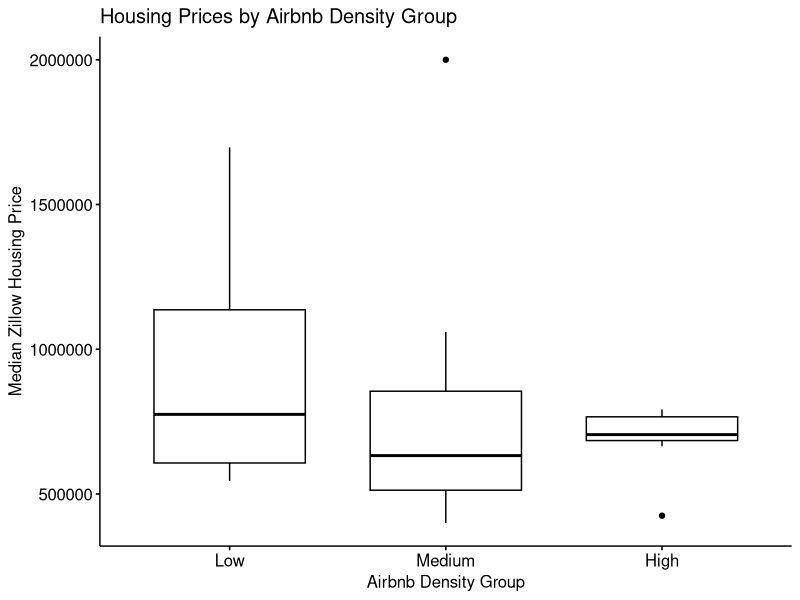
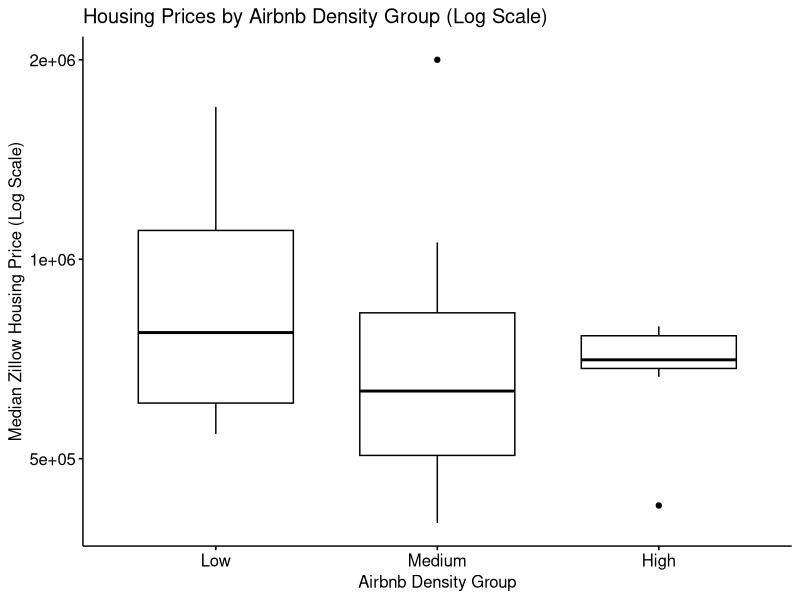
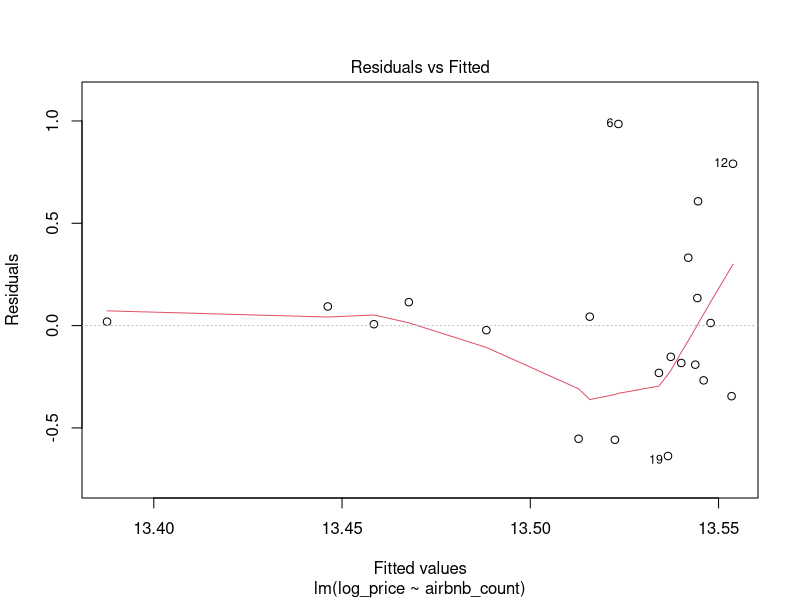
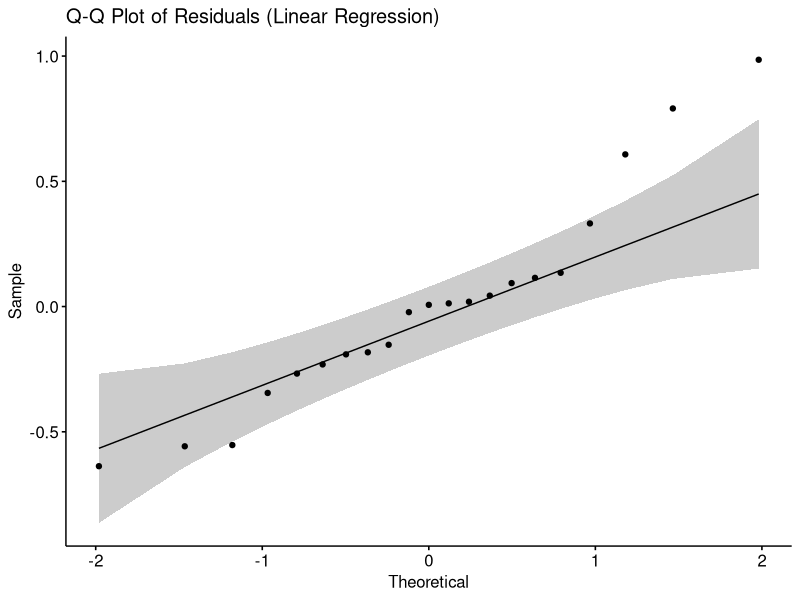
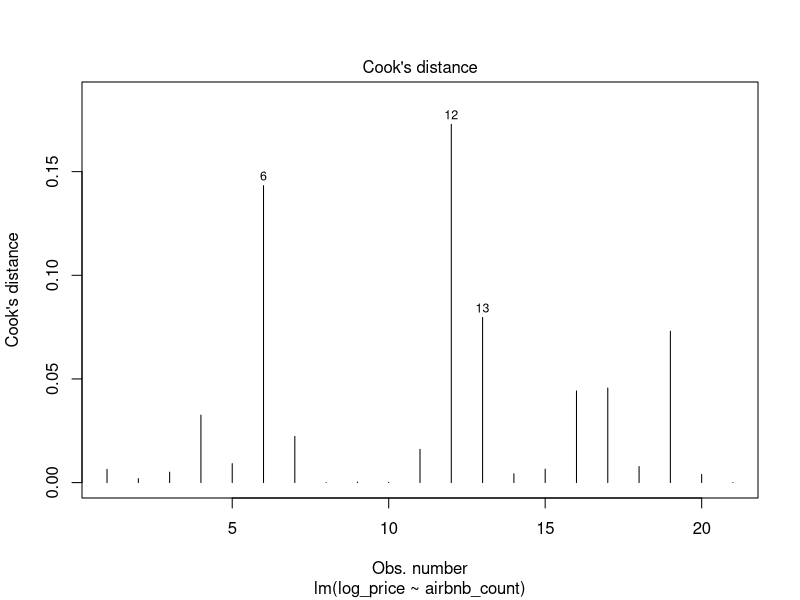
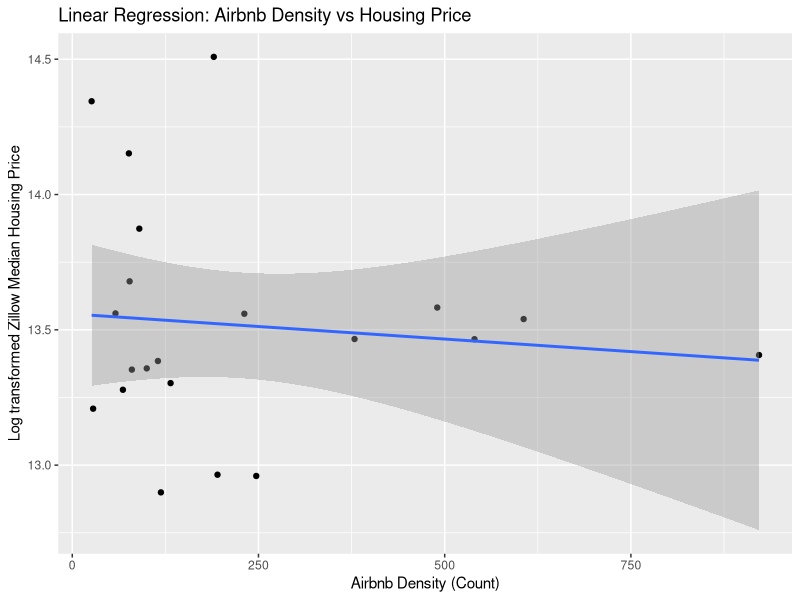

Source code (R) for these figures, in order:
## ==============================
## Airbnb Density vs Housing Price
## Linear Regression
## ==============================

## Load Packages
library(tidyverse)
library(ggpubr)
library(rstatix)

## ------------------------------
## load in dataset
## ------------------------------
merged <- read.csv("merged.csv")

## ------------------------------
## Create Airbnb density groups
## ------------------------------

merged$airbnb_tertile <- cut(merged$airbnb_count,
                             breaks = quantile(merged$airbnb_count, probs = c(0, 1/3, 2/3, 1), na.rm = TRUE),
                             include.lowest = TRUE,
                             labels = c("Low","Medium","High"))
merged

# Summary statistics
merged %>%
  group_by(airbnb_tertile) %>%
  get_summary_stats(zillow_median_price, type="mean_sd")

# Print group sizes
table(merged$airbnb_tertile)

## ------------------------------
## Log Transformation
## ------------------------------

merged <- merged %>%
  mutate(log_price = log(zillow_median_price))

## ------------------------------
## Exploratory visualization
## ------------------------------

# Boxplot: raw prices
ggboxplot(merged,
          x = "airbnb_tertile",
          y = "zillow_median_price",
          ylab = "Median Zillow Housing Price",
          xlab = "Airbnb Density Group") +
  ggtitle("Housing Prices by Airbnb Density Group")

## Boxplot: log-transformed prices
ggboxplot(
  merged,
  x = "airbnb_tertile",
  y = "zillow_median_price",
  xlab = "Airbnb Density Group",
  ylab = "Median Zillow Housing Price (Log Scale)",
  title = "Housing Prices by Airbnb Density Group (Log Scale)"
) +
  scale_y_log10()

## ------------------------------
## Linear Regression assumption checks
## ------------------------------

# Fit regression model
lm_model <- lm(log_price ~ airbnb_count, data = merged)

# Linearity & homoscedasticity
plot(lm_model, which = 1)

# Normality of residuals
ggqqplot(residuals(lm_model),
         title = "Q-Q Plot of Residuals (Linear Regression)")
shapiro_test(residuals(lm_model))

# Influential observations
plot(lm_model, which = 4)  # Cook's distance

## ------------------------------
## Linear Regression
## ------------------------------

lm_model <- lm(log_price ~ airbnb_count, data=merged)

# Model summary
summary(lm_model)

# Confidence intervals
confint(lm_model)

## ------------------------------
## Regression visualization
## ------------------------------
ggplot(merged, aes(x=airbnb_count, y=log_price)) + 
  geom_point() +
  geom_smooth(method = "lm", se= TRUE) + 
  labs(
    title = "Linear Regression: Airbnb Density vs Housing Price",
    x = "Airbnb Density (Count)",
    y = "Log transformed Zillow Median Housing Price"
  )
